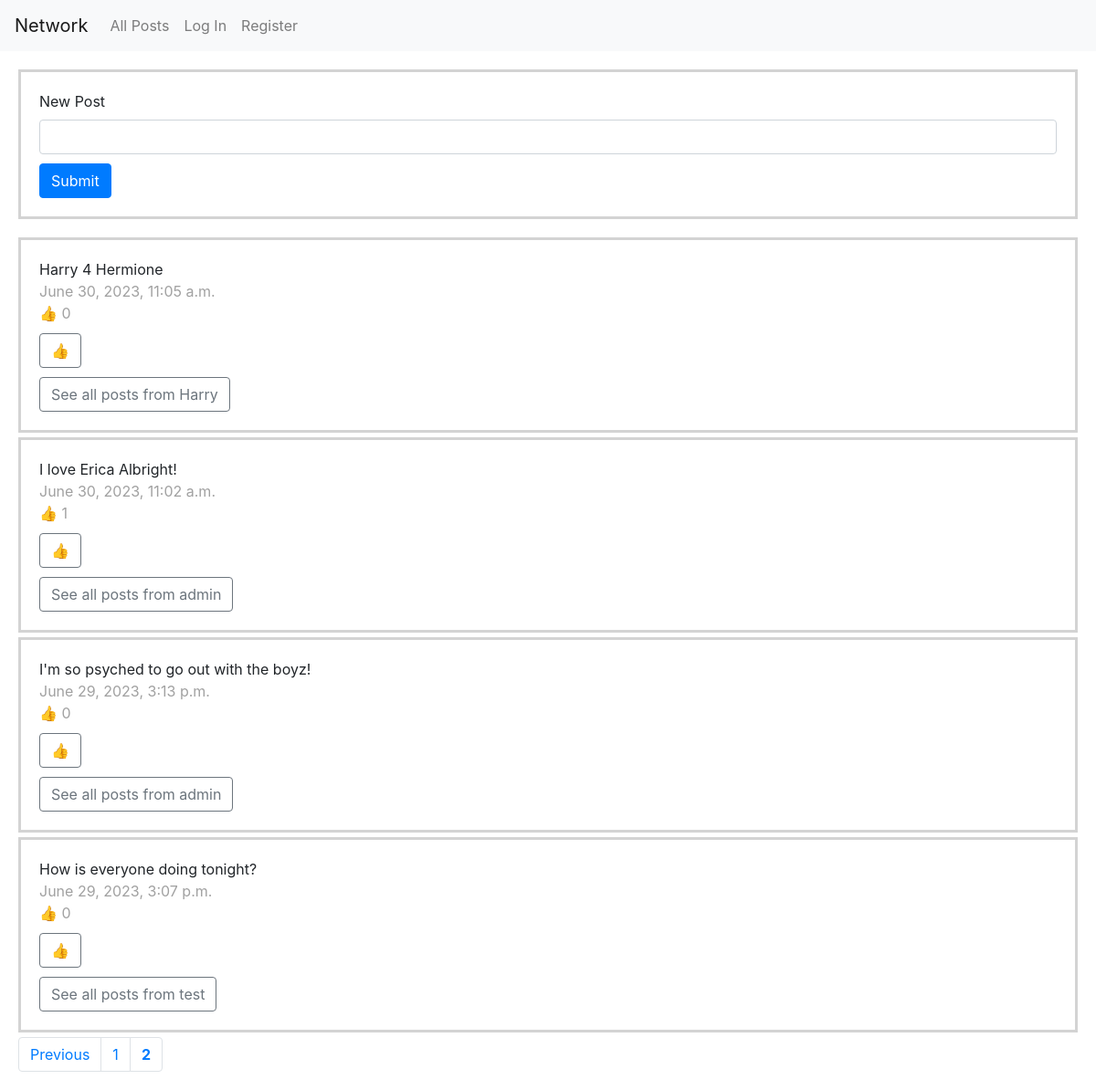
The page /posts/2 on the database its author committed.
### network/models.py (models this page shows, shortened)
class Post(models.Model):
    content = models.CharField(max_length=280)
    postingUser = models.ForeignKey(User, on_delete=models.CASCADE)
    timePosted = models.DateTimeField(auto_now_add=True)
    hearts = models.PositiveIntegerField(default=0)

class User(AbstractUser):
    pass

### network/views.py (the view)
# urls.py: path("", views.index, name="index"),
def index(request, pageNum=1):
    posts = Post.objects.all().order_by("-timePosted")
    pages = Paginator(posts, 10)
    return render(request, "network/index.html", {
        "form": NewPostForm(),
        "pages": pages,
        "currentPageNum": pageNum,
        "posts": pages.page(pageNum)
    })

### network/views.py
class NewPostForm(forms.Form):
    content = forms.CharField(label="New Post", widget=forms.Textarea)

### network/templates/network/index.html (shortened to what this page needs)
{% extends "network/layout.html" %}
{% load static %}
{% block body %}
<div class="postform">
    <form action="{% url 'add' %}" method="post">
        {% for field in form %}
        {% if field.is_hidden %}
          {{ field }}
        {% else %}
          {% if field.field.widget.input_type == "checkbox" %}
          {% else %}
            <label for="{{ field.id_for_label }}">
              {{ field.label }}
            </label>
            <input type="{{ field.field.widget.input_type }}" class="form-control{% if field.errors %} is-invalid{% endif %}" id="{{ field.id_for_label }}" value="{{ field.value|default_if_none:"" }}" name="{{ field.html_name }}"{% if field.help_text %} aria-describedby="{{ field.id_for_label }}_help"{% endif %}{% for name, value in field.field.widget.attrs.items %}{% if value is not False %} {{ name }}{% if value is not True %}="{{ value|stringformat:'s' }}"{% endif %}{% endif %}{% endfor %}{% if field.field.required %}required{% endif %}>
          {% endif %}
        {% endif %}
      {% endfor %}
        <button type="submit" class="btn btn-primary">Submit</button>
    </form>
</div>
{% for post in posts %}
<div class="post" id="p{{post.id}}">
  <div id="pc{{post.id}}">{{post.content}}</div>
  <div class="light"> {{post.timePosted}}</div>
  <div id="hc{{post.id}}" class="light hearts">👍 {{post.hearts}}</div>
  <button id="hb{{post.id}}" style="display: block;" class="btn btn-outline-secondary heart-button" data-post="{{ post.id }}" >👍</button>
    <a href="{% url 'user' post.postingUser.id %}">
  <button  type="button" class="btn btn-outline-secondary">See all posts from
    {{post.postingUser.username}}</button>
  </a>
</div>
{% endfor %}
<nav aria-label="Page navigation example">
  <ul class="pagination">
    {% if posts.has_previous %}
    <li class="page-item"><a class="page-link" href="{% url 'index' posts.previous_page_number %}">Previous</a></li>
    {% endif %}
    {% for page in pages.page_range %}
    {% if currentPageNum == page%}
    <li class="page-item"><a class="page-link" href="{% url 'index' page %}"><div class="bold">{{page}}</div></a></li>
    {% else %}
    <li class="page-item"><a class="page-link" href="{% url 'index' page %}">{{page}}</a></li>
    {% endif %}
    {% endfor %}
  </ul>
</nav>
{% endblock %}

### network/static/network/styles.css (style rules this page uses)
.postform { border-style: solid; border-color: lightgray; padding: 20px; margin-bottom:20px; }
.post { border-style: solid; border-color: lightgray; padding: 20px; margin-bottom:5px; }
.bold { font-weight: bold; }
.light { color: #a1a1a1; }
button { margin-top:10px; }

### rows shown on the page
Post: content "Harry 4 Hermione", timePosted "June 30, 2023, 11:05 a.m.", hearts "0", postingUser.username "Harry"
Post: content "I love Erica Albright!", timePosted "June 30, 2023, 11:02 a.m.", hearts "1", postingUser.username "admin"
Post: content "I'm so psyched to go out with the boyz!", timePosted "June 29, 2023, 3:13 p.m.", hearts "0", postingUser.username "admin"
Post: content "How is everyone doing tonight?", timePosted "June 29, 2023, 3:07 p.m.", hearts "0", postingUser.username "test"

### other values the page prints
{{ field.label }} "New Post"
{{ page }} "1"
{{ page }} "2"
